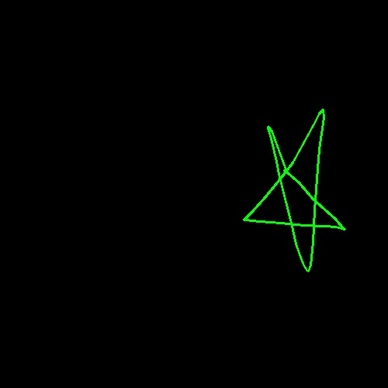
#> input picture Raspberry Pi files/raspberry_pi_files/test_trial/star.jpg, 388 x 388 px, shrunk from 500 x 500 before the run, found by its file name
$ python template_match.py
#> lines starting #> are read from the running program, lines starting #| are printed output that depends on the picture
#> further down, image is the input picture: shape (388, 388, 3); mean B, G, R 0.7, 2.6, 0.7
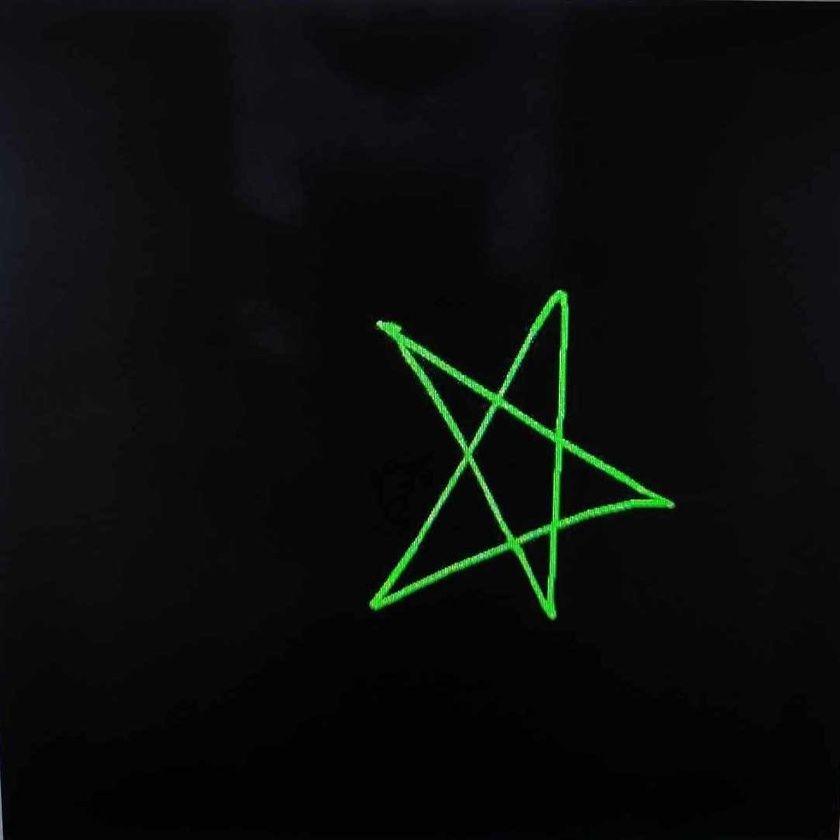
#> input picture asset/star_template.jpg, 840 x 840 px, shrunk from 1082 x 1082 before the run, found by its file name
#> further down, template is the input picture: shape (840, 840, 3); mean B, G, R 11.3, 12.8, 10.6
import cv2
import numpy as np
import math

def match_template(image, template):
    # Convert the image and template to grayscale
    gray_image = cv2.cvtColor(image, cv2.COLOR_BGR2GRAY)
    gray_template = cv2.cvtColor(template, cv2.COLOR_BGR2GRAY)
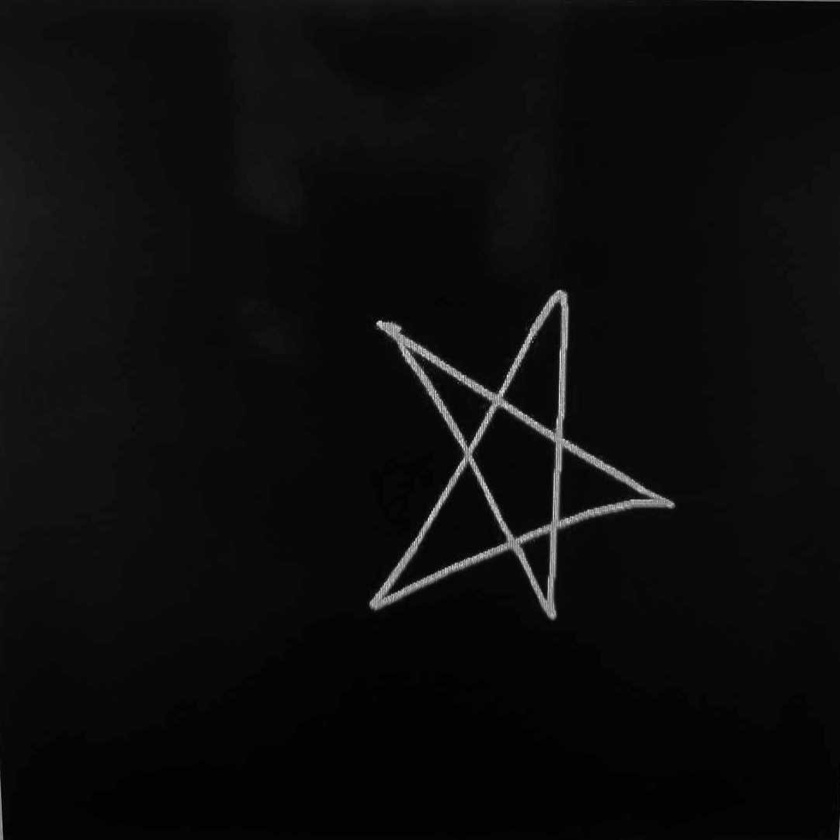
#> gray_template: shape (840, 840); min 0, max 226, mean 12

    # Perform template matching
    result = cv2.matchTemplate(gray_image, gray_template, cv2.TM_CCOEFF_NORMED)
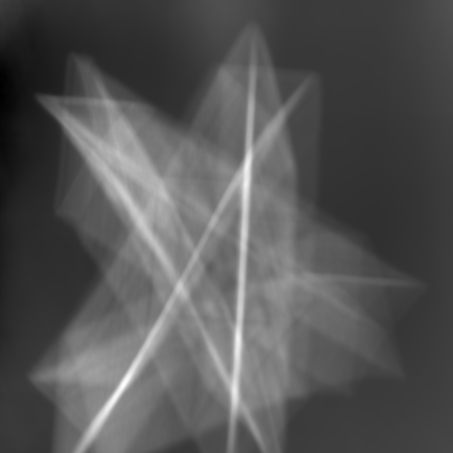
#> result: shape (453, 453) float32; min -0.0894, max 0.186, mean 0.00303; drawn with min black and max white

    # Get the coordinates of the best match
    min_val, max_val, min_loc, max_loc = cv2.minMaxLoc(result)
#> min_val = -0.0894; max_val = 0.186; min_loc = (0, 85); max_loc = (123, 384)
    top_left = max_loc
#> top_left = (123, 384)
    bottom_right = (top_left[0] + template.shape[1], top_left[1] + template.shape[0])
#> bottom_right = (963, 1224)

    # Draw a rectangle around the matched region
    matched_image = cv2.rectangle(image.copy(), top_left, bottom_right, (0, 255, 0), 2)

    # Calculate the similarity score
    similarity_score = max_val
#> similarity_score = 0.186

    return matched_image, similarity_score

# Load the image and template
image = cv2.imread("E:\\4-1\\IDP\\star.jpg")
template = cv2.imread("E:\\4-1\\IDP\\star_template.jpg")


# Perform template matching and get the matched image and similarity score
matched_image, similarity_score = match_template(image, template)
#> similarity_score = 0.186

# Display the original image and the matched image
cv2.imshow('Template Image', template)
cv2.imshow('Matched Image', matched_image)
cv2.waitKey(0)
cv2.destroyAllWindows()

# Print the similarity score
print('Similarity Score:', math.ceil(similarity_score*100))
#| Similarity Score: 19
